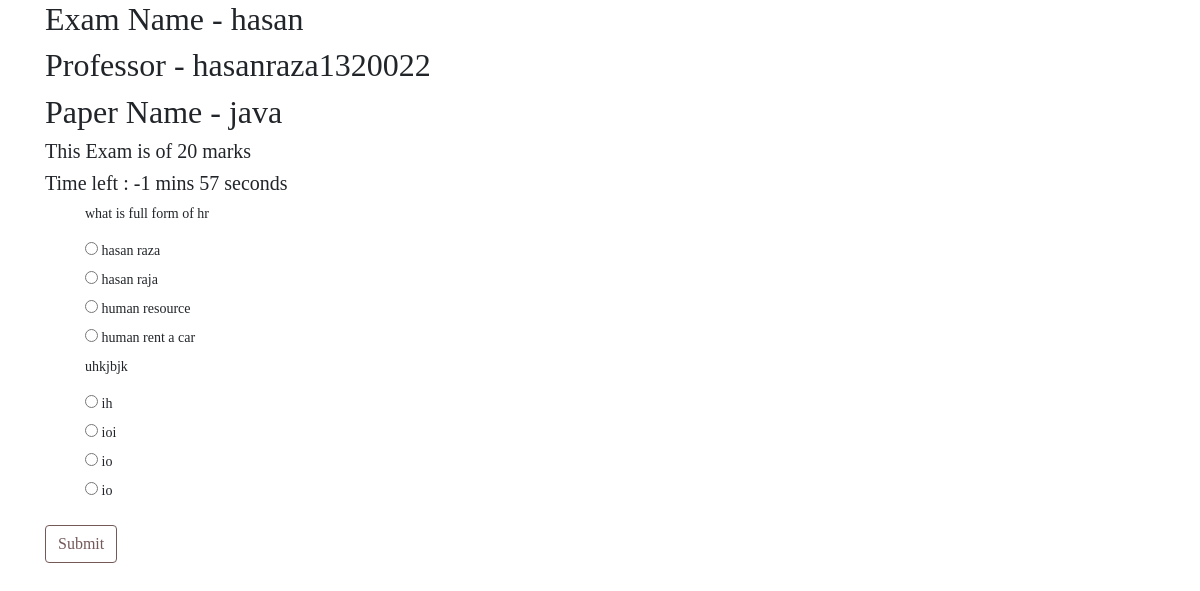
The app's page /exams/student/appear/3 (signed in) with its own data.
### questions/models.py (models this page shows)
class Exam_Model(models.Model):
    professor = models.ForeignKey(User, limit_choices_to={'groups__name': "Professor"}, on_delete=models.CASCADE)
    name = models.CharField(max_length=50)
    total_marks = models.IntegerField()
    question_paper = models.ForeignKey(Question_Paper, on_delete=models.CASCADE, related_name='exams')
    start_time = models.DateTimeField(default=datetime.now())
    end_time = models.DateTimeField(default=datetime.now())
    def __str__(self):
        return self.name

### questions/questionpaper_models.py (models this page shows, shortened)
class Question_Paper(models.Model):
    professor = models.ForeignKey(User, limit_choices_to={'groups__name': "Professor"}, on_delete=models.CASCADE)
    qPaperTitle = models.CharField(max_length=100)
    questions = models.ManyToManyField(Question_DB)

### questions/question_models.py (models this page shows, shortened)
class Question_DB(models.Model):
    professor = models.ForeignKey(User, limit_choices_to={'groups__name': "Professor"}, on_delete=models.CASCADE, null=True)
    qno = models.AutoField(primary_key=True)
    question = models.CharField(max_length=100)
    optionA = models.CharField(max_length=100)
    optionB = models.CharField(max_length=100)
    optionC = models.CharField(max_length=100)
    optionD = models.CharField(max_length=100)
    answer = models.CharField(max_length=200)
    max_marks = models.IntegerField(default=0)

### questions/views.py (the view, shortened to what this page needs)
# urls.py: path('student/appear/<int:id>',views.appear_exam,name = "appear-exam"),
@login_required(login_url='login')
def appear_exam(request,id):
    student = request.user
    if request.method == 'GET':
        exam = Exam_Model.objects.get(pk=id)
        time_delta = exam.end_time - exam.start_time
        time = convert(time_delta.seconds)
        time = time.split(":")
        mins = time[0]
        secs = time[1]
        context = {
            "exam":exam,
            "question_list":exam.question_paper.questions.all(),
            "secs":secs,
            "mins":mins
        }
        return render(request,'exam/giveExam.html',context)

### questions/views.py (called while the page is built)
def convert(seconds):
    min, sec = divmod(seconds, 60)
    hour, min = divmod(min, 60)
    min += hour*60
    return "%02d:%02d" % (min, sec)

### templates/exam/giveExam.html (shortened to what this page needs)
{% load static %}
<html lang="en">
<head>
    <link href="{% static 'css/bootstrap.min.css' %}" rel="stylesheet">
    <link href="{% static 'css/main.css' %}" rel="stylesheet">
    <link href="{% static 'css/dashboard.css' %}" rel="stylesheet">
</head>
<body>
    <div class="container">
        <h2> Exam Name  - {{ exam.name }}</h2>
        <h2> Professor - {{ exam.professor }}</h2>
        <h2> Paper Name  - {{ exam.question_paper.qPaperTitle }}</h2>
        <h5>
            This Exam is of  {{ exam.total_marks }} marks
        </h5>
        <h5>
            <a>Time left : <a id="dmin">{{ min }}</a> mins <a id="dsec">{{ sec }}</a> seconds</a>
        </h5>
        <form method="POST" id="examform">
            <ol>
                {% for ques in question_list %}
                <p>{{ ques.question }}</p>
                <input type="radio" id="optionA" name="{{ ques.question }}" value="A">
                <label for="optionA">{{ ques.optionA }}</label><br>
                <input type="radio" id="optionB" name="{{ ques.question }}" value="B">
                <label for="optionB">{{ ques.optionB }}</label><br>
                <input type="radio" id="optionC" name="{{ ques.question }}" value="C">
                <label for="optionC">{{ ques.optionC }}</label><br>
                <input type="radio" id="optionD" name="{{ ques.question }}" value="D">
                <label for="optionD">{{ ques.optionD }}</label><br>
                {% endfor %}
            </ol>
            <input type="submit" value="Submit" id="PaperSubmit" onclick="submitFormOkay = true;" class = "btn" style="border-color:#745959; color:#745959;"/>
        </form>
    </div>
</body>

### examProject/static/css/main.css (style rules this page uses)
body { font-family: cursive; }

### examProject/static/css/dashboard.css (style rules this page uses)
body { font-size: .875rem; }

### records on screen
Exam_Model: name "hasan", professor "hasanraza1320022", question_paper.qPaperTitle "java", total_marks "20"
Question_DB: question "what is full form of hr", optionA "hasan raza", optionB "hasan raja", optionC "human resource", optionD "human rent a car"
Question_DB: question "uhkjbjk", optionA "ih", optionB "ioi", optionC "io", optionD "io"
